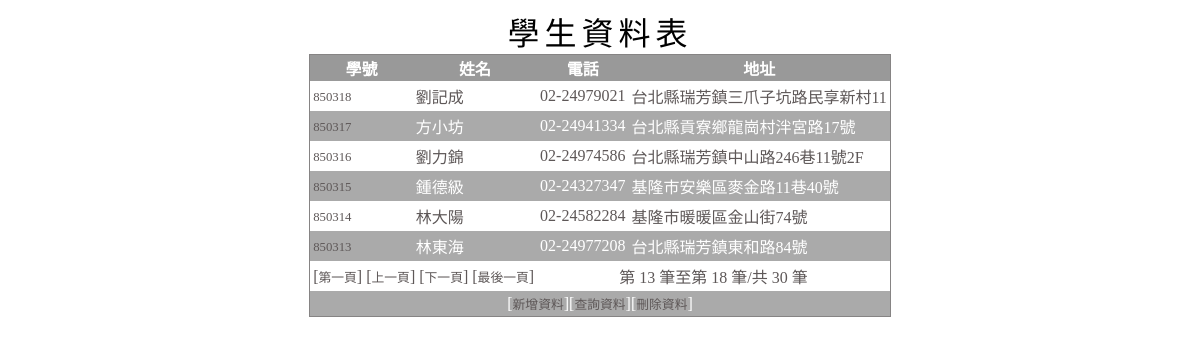
/studentdb/index.php?pageNum_Recordset1=2&totalRows_Recordset1=30, run on the app's committed database.
### tables this page shows
CREATE TABLE `student` (
  `studno` int(11) NOT NULL,
  `name` char(10) default NULL,
  `phone` char(13) default NULL,
  `address` varchar(60) default NULL,
  PRIMARY KEY  (`studno`),
  KEY `name` (`name`)
);

### studentdb/index.php (the view, shortened to what this page needs)
<?php require_once('Connections/studentdb.php'); ?>
<?php
$currentPage = $_SERVER["PHP_SELF"];
$maxRows_Recordset1 = 6;
$pageNum_Recordset1 = 0;
if (isset($_GET['pageNum_Recordset1'])) {
  $pageNum_Recordset1 = $_GET['pageNum_Recordset1'];
}
$startRow_Recordset1 = $pageNum_Recordset1 * $maxRows_Recordset1;
$query_Recordset1 = "SELECT * FROM student ORDER BY studno DESC";
$query_limit_Recordset1 = sprintf("%s LIMIT %d, %d", $query_Recordset1, $startRow_Recordset1, $maxRows_Recordset1);
$Recordset1 = mysql_query($query_limit_Recordset1, $studentdb) or die(mysql_error());
$row_Recordset1 = mysql_fetch_assoc($Recordset1);
if (isset($_GET['totalRows_Recordset1'])) {
  $totalRows_Recordset1 = $_GET['totalRows_Recordset1'];
} else {
  $all_Recordset1 = mysql_query($query_Recordset1);
  $totalRows_Recordset1 = mysql_num_rows($all_Recordset1);
}
$totalPages_Recordset1 = ceil($totalRows_Recordset1/$maxRows_Recordset1)-1;
$queryString_Recordset1 = "";
$queryString_Recordset1 = sprintf("&totalRows_Recordset1=%d%s", $totalRows_Recordset1, $queryString_Recordset1);
?>
<!doctype html>
<html>
<head>
</head>
<body>
<table summary="學生資料表摘要" class="ttt">
    <caption>
      學生資料表
    </caption>
    <tbody>
      <tr>
        <th>學號</th>
        <th>姓名</th>
        <th>電話</th>
        <th>地址</th>
      </tr>
      <?php do { ?>
      <tr>
        <td><a href="dataUpdate.php?studno=<?php echo $row_Recordset1['studno']; ?>"><?php echo $row_Recordset1['studno']; ?></a></td>
        <td><?php echo $row_Recordset1['name']; ?></td>
        <td><?php echo $row_Recordset1['phone']; ?></td>
        <td><?php echo $row_Recordset1['address']; ?></td>
      </tr>
      <?php } while ($row_Recordset1 = mysql_fetch_assoc($Recordset1)); ?>
      <tr>
      	<td colspan="2" align="center">
        [<a href="<?php printf("%s?pageNum_Recordset1=%d%s", $currentPage, 0, $queryString_Recordset1); ?>">第一頁</a>]
        [<a href="<?php printf("%s?pageNum_Recordset1=%d%s", $currentPage, max(0, $pageNum_Recordset1 - 1), $queryString_Recordset1); ?>">上一頁</a>]
        [<a href="<?php printf("%s?pageNum_Recordset1=%d%s", $currentPage, min($totalPages_Recordset1, $pageNum_Recordset1 + 1), $queryString_Recordset1); ?>">下一頁</a>]
        [<a href="<?php printf("%s?pageNum_Recordset1=%d%s", $currentPage, $totalPages_Recordset1, $queryString_Recordset1); ?>">最後一頁</a>]
        </td>
        <td colspan="2" align="center">第&nbsp;<?php echo ($startRow_Recordset1 + 1) ?>&nbsp;筆至第&nbsp;<?php echo min($startRow_Recordset1 + $maxRows_Recordset1, $totalRows_Recordset1) ?>&nbsp;筆/共&nbsp;<?php echo $totalRows_Recordset1 ?>&nbsp;筆</td>
      </tr>
      <tr>
        <td colspan="4" align="center">[<a href="dataInsert.php">新增資料</a>][<a href="dataQuery.php">查詢資料</a>][<a href="dataDelete.php">刪除資料</a>]</td></tr>
    </tbody>
  </table>
</body>
</html>

### studentdb/index.php (style rules this page uses)
.ttt { margin:0 auto; border:1px solid #868484; border-collapse:collapse; }
.ttt caption { font-size:2em; letter-spacing:5px; font-family:Baskerville, "Palatino Linotype", Palatino, "Century Schoolbook L", "Times New Roman", serif; }
.ttt td { padding:3px; }
.ttt th { background:#999999; color:white; }
.ttt tr:nth-of-type(odd) { background:#aaa; color:white; }
.ttt tr:nth-of-type(even) { background:#fff; color:#5E5858; }
.ttt a { color:#5E5858; text-decoration:none; font-size:0.8em; }

### data on the page
student: studno "850318", name "劉記成", phone "02-24979021", address "台北縣瑞芳鎮三爪子坑路民享新村11"
student: studno "850317", name "方小坊", phone "02-24941334", address "台北縣貢寮鄉龍崗村泮宮路17號"
student: studno "850316", name "劉力錦", phone "02-24974586", address "台北縣瑞芳鎮中山路246巷11號2F"
student: studno "850315", name "鍾德級", phone "02-24327347", address "基隆市安樂區麥金路11巷40號"
student: studno "850314", name "林大陽", phone "02-24582284", address "基隆市暖暖區金山街74號"
student: studno "850313", name "林東海", phone "02-24977208", address "台北縣瑞芳鎮東和路84號"

### other printed values
$startRow_Recordset1 + 1 "13"
min($startRow_Recordset1 + $maxRows_Recordset1, $totalRows_Recordset1) "18"
$totalRows_Recordset1 "30"
